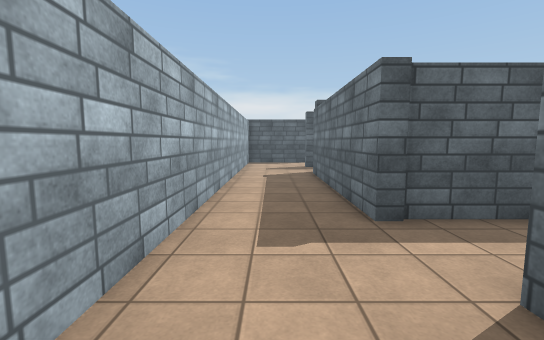
view 1 (above)

22 first-person views from a walk through a 3-D level made in the Unity game engine. The camera is 1.4 m above the floor, tilts 6° down and sees 90° across. The floor is counted in squares, 1 m on a side. Each view is taken from the middle of a square. On the plan, view 1 faces up. The plan holds only what a view shows up to about 13 squares ahead; the rest is blank. The player character is not drawn. Some surface patterns are stand-ins.

view 2
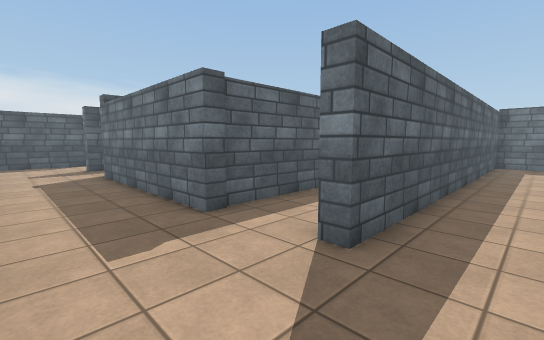

view 3
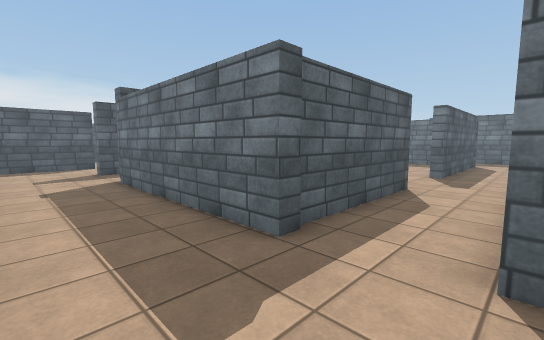

view 4
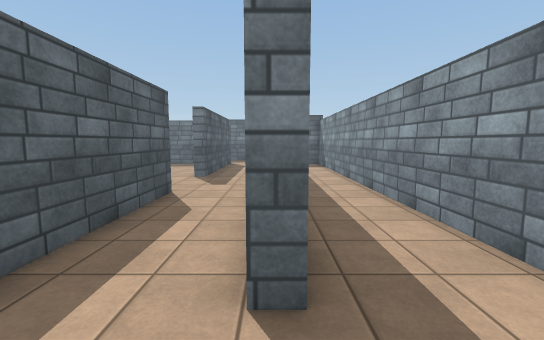

view 5
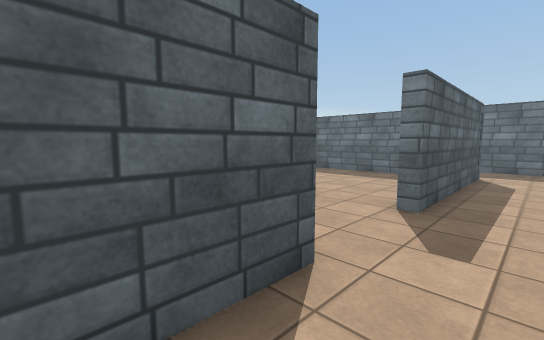

view 6
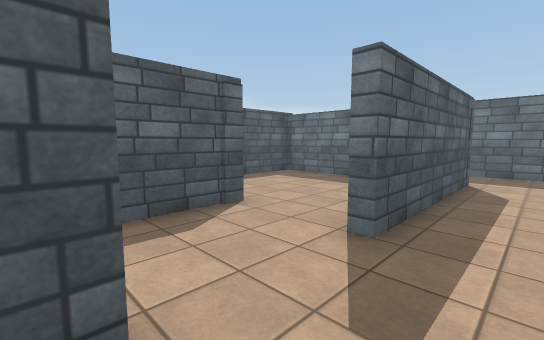

view 7
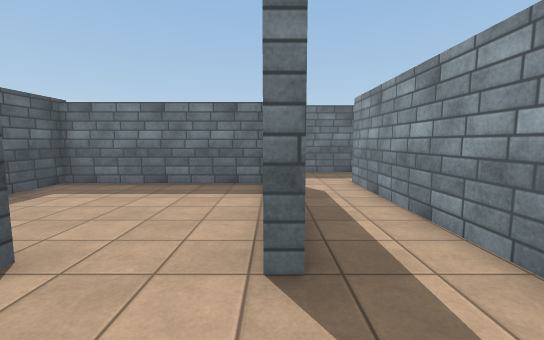

view 8
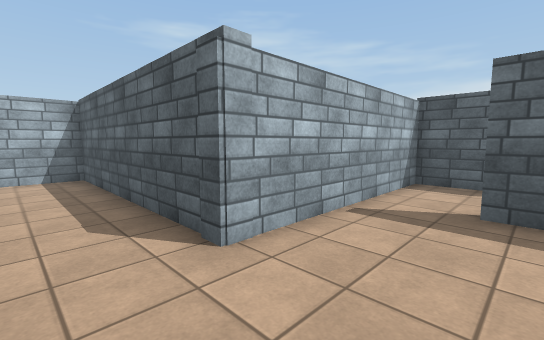

view 9
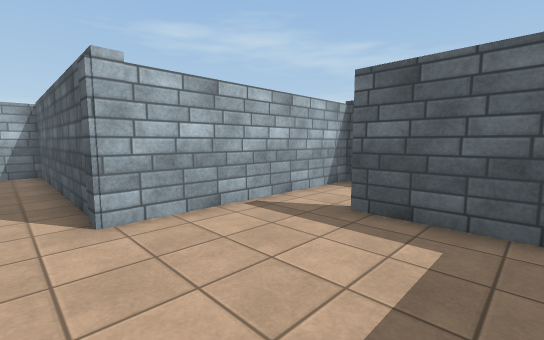

view 10
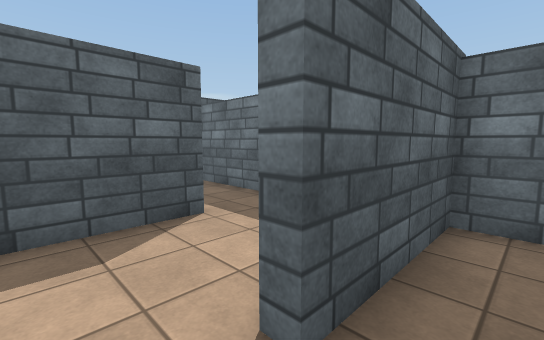

view 11
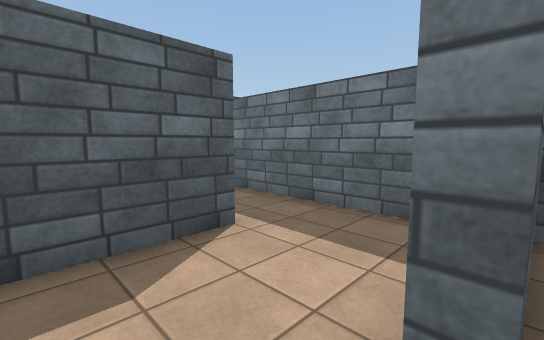

view 12
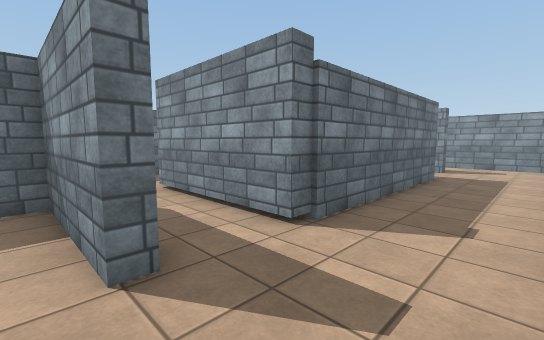

view 13
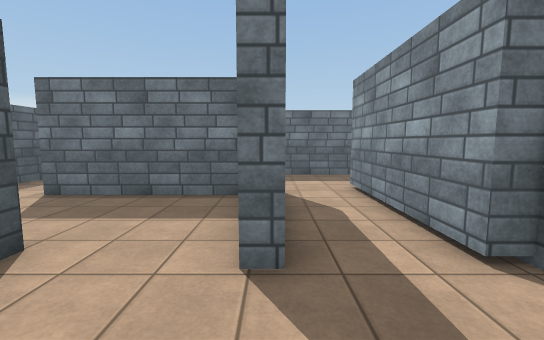

view 14
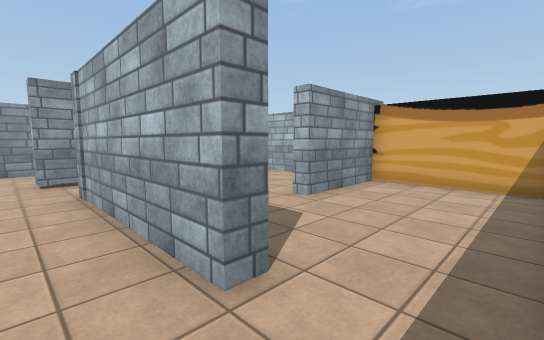

view 15
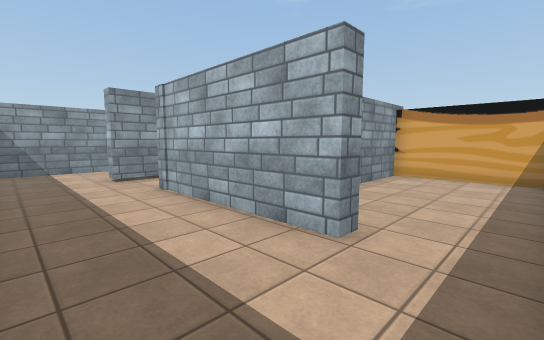

view 16
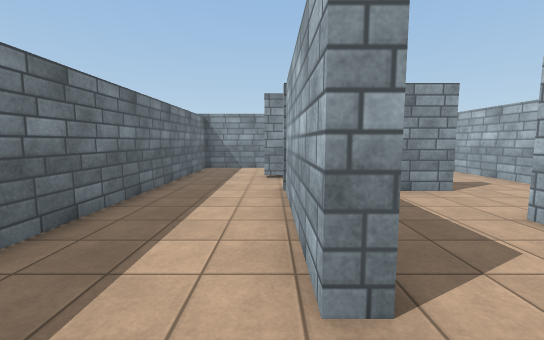

view 17
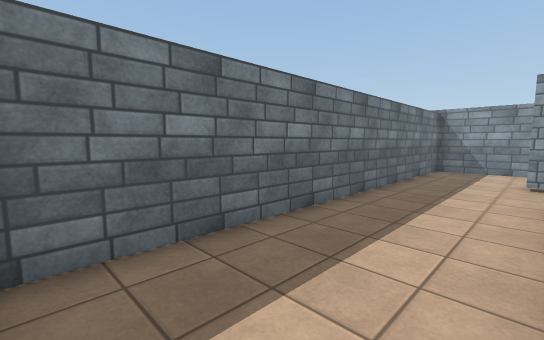

view 18
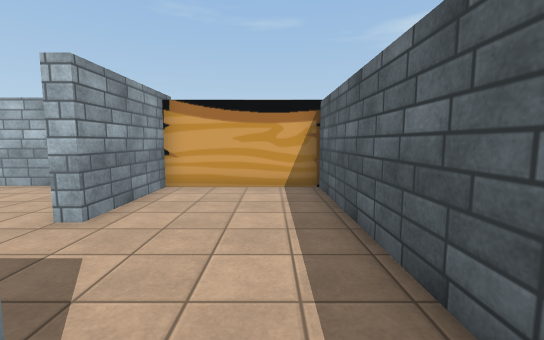

view 19
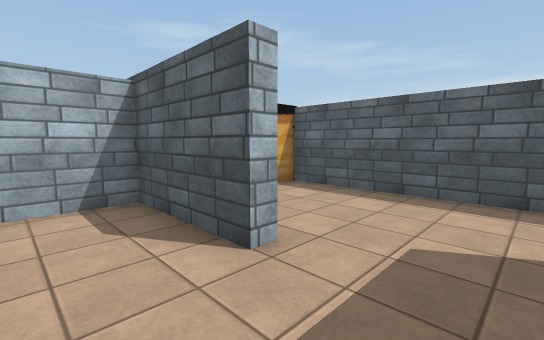

view 20
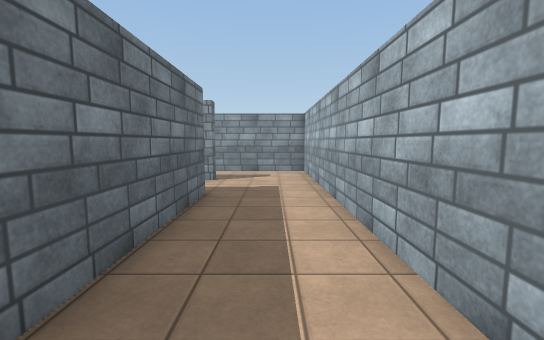

view 21
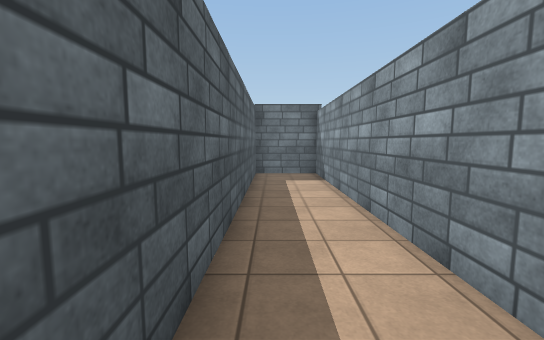

view 22
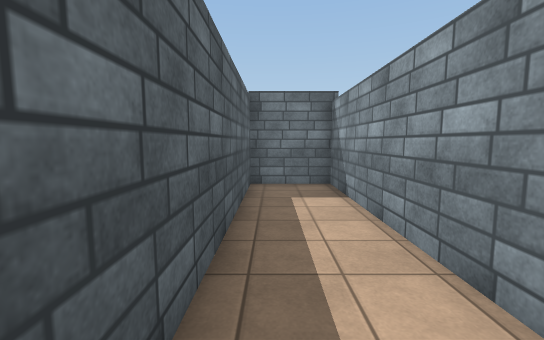

### Floor plan
Points are (right, up) in squares from view 1. A wall is a line through its corners. A room is listed if a view was taken in it or the views show most of it. See-through windows are left out.
Room 1 (views 1, 2, 3, 4, 5, 6, 7, 12, 13, 20, 21, 22)
walls: (7.6, 4.8) (1.8, 4.8) (1.8, 12.6) (7.3, 12.6); (11, 8.1) (2.4, 8.1) (2.4, 5.9); (10.6, 2.2) (17.5, 2.2); (2.6, 14.8) (1.8, 14.8) (1.8, 15.4); (17.5, 4.8) (10.8, 4.8) (10.8, 5.1); (2.4, 18.2) (-1.5, 18.2) (-1.5, -0.9) (16.9, -0.9) (16.9, 1.7) (2.1, 1.7) (2.1, 2.2); (20.4, 1.2) (20.4, 5.1)
ways out: opening at (11, 6.5) to room 2; opening at (2, 16.5) to room 4; opening at (6.5, 13.5) to room 4
Room 2 (views 8, 9, 10)
walls: (11, 11.5) (11, 8.1); (17.1, 5.2) (17.1, 12) (13.3, 12)
ways out: opening at (11, 6.5) to room 1; opening at (12.5, 12) to room 3
Room 3 (view 11)
walls: (14.9, 15.7) (11, 15.7) (11, 11.5); (13.3, 12) (13.3, 12.5); (17.1, 13.6) (17.1, 16.6)
ways out: opening at (12.5, 12) to room 2; opening at (15.5, 16)
Room 4 (views 14, 15, 16, 17, 18, 19)
walls: (7.3, 12.6) (7.3, 12); (1.8, 15.4) (6, 15.4) (6, 21) (6.6, 21) (6.6, 14.8); (5.6, 23.5) (-1.3, 23.5) (-1.3, 18.7) (2.4, 18.7) (2.4, 18.2); (9, 23.5) (7.9, 23.5); (6.4, 8.5) (10.5, 8.5) (10.5, 23.1)
ways out: opening at (2, 16.5) to room 1; opening at (6.5, 13.5) to room 1

Positions as (right, up) in squares from view 1, and headings:
1: (0, 0), facing up
2: (-1, 0), facing up-right
3: (-1, 2), facing up-right
4: (0, 2), facing right
5: (5, 3), facing up-right
6: (7, 3), facing up-right
7: (8, 5), facing right
8: (14, 6), facing up-left
9: (16, 7), facing up-left
10: (12, 11), facing up-right
11: (12, 12), facing up-right
12: (-1, 16), facing down-right
13: (-1, 15), facing right
14: (8, 23), facing down-left
15: (10, 23), facing down-left
16: (7, 23), facing down
17: (7, 23), facing down-right
18: (7, 22), facing left
19: (5, 16), facing up-left
20: (0, 12), facing down
21: (5, 1), facing right
22: (8, 1), facing right
